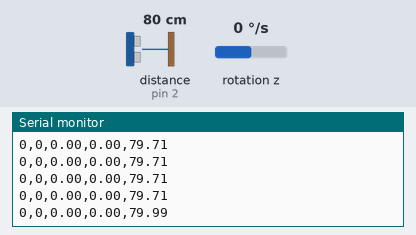
Recording of a sketch running on a simulated Arduino Uno, built with avr-gcc and run on an emulated ATmega328P. Parts: the last lines printed to the serial monitor. Wiring (inferred from the names in the program): ultrasonic range finder: trigger pin 5; echo pin 2; MPU-6050 motion sensor at I2C address 0x68. The inputs (shaded band) are chosen by the test bench; at power-on: distance to the obstacle (sensor on pin 2) 80 cm, rotation z 0 °/s. The echo pulse lasts 58.3 µs per cm.

Above: at 2.9 s.
3.0 s: distance to the obstacle (sensor on pin 2) set to 2 cm
At 3.0 s:
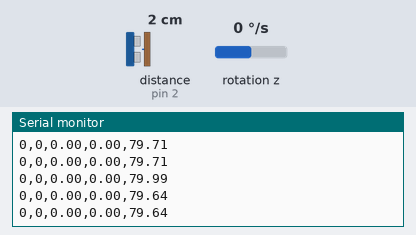
4.5 s: distance to the obstacle (sensor on pin 2) set to 250 cm
At 4.55 s:
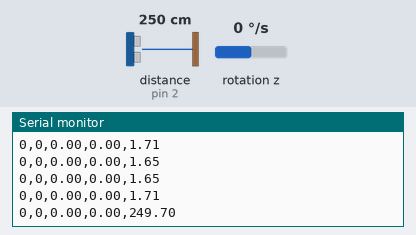
7.5 s: rotation z set to -192 °/s
At 7.51 s:
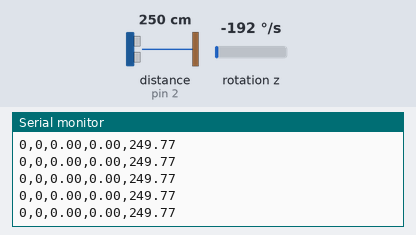
9.0 s: rotation z set to -100 °/s
At 9.02 s:
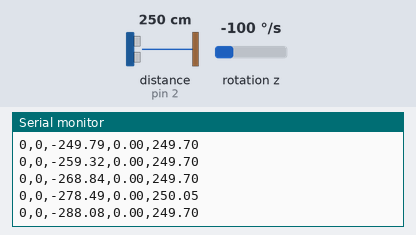
Timing chart, 0 to 11.5 s (numbered marks = the images above; inputs shaded):
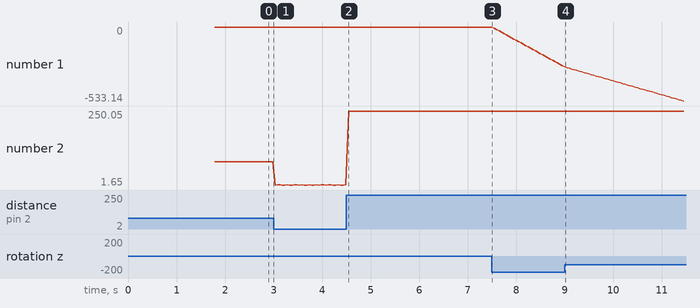

Measured:
- after the input at 4.5 s, the serial monitor: prints a new line after 0.05 s (image 2)
- plotted number 1: 0 → -278.49 after the input at 7.5 s
- plotted number 2: 79.64 → 1.71 after the input at 3.0 s, 1.71 → 249.77 after the input at 4.5 s

The sketch:

core_rover.ino
```cpp
#include <Wire.h>

// --- Pin Definitions ---
const int trigPin = 5;
const int echoPin = 2; // Must be Pin 2 or 3 for hardware interrupts (INT0)

// --- MPU6050 I2C Definitions ---
const int MPU_ADDR = 0x68; // Default I2C address for MPU6050
float gyroZ_Offset = 0.0;
float currentHeading = 0.0;
unsigned long lastGyroTime = 0;

// --- HC-SR04 Interrupt Variables ---
volatile unsigned long echoStart = 0;
volatile unsigned long echoEnd = 0;
volatile bool newDistanceReady = false;
float currentDistance = 0.0;

// --- Odometry/State Variables ---
long stepX = 0; // Wheel steps in X direction
long stepY = 0; // Wheel steps in Y direction
float sensorAngle = 0.0; // Current angle of the scanning motor
unsigned long lastPingTime = 0;

// ==========================================
// INTERRUPT SERVICE ROUTINE (ISR)
// ==========================================
void echoISR() {
  if (digitalRead(echoPin) == HIGH) {
    echoStart = micros(); // Rising edge: Ping just sent
  } else {
    echoEnd = micros();   // Falling edge: Ping returned
    newDistanceReady = true;
  }
}

void setup() {
  Serial.begin(115200);

  // 1. Setup HC-SR04
  pinMode(trigPin, OUTPUT);
  pinMode(echoPin, INPUT);
  digitalWrite(trigPin, LOW);

  // Attach interrupt to the ECHO pin. Trigger on CHANGE (both HIGH and LOW edges)
  attachInterrupt(digitalPinToInterrupt(echoPin), echoISR, CHANGE);

  // 2. Setup MPU6050 via Raw I2C
  Wire.begin();

  // Wake up MPU6050 (Write 0 to Power Management 1 register 0x6B)
  Wire.beginTransmission(MPU_ADDR);
  Wire.write(0x6B);
  Wire.write(0x00);
  Wire.endTransmission(true);

  // Configure Gyro Sensitivity (Write 0x08 to Gyro Config register 0x1B for ±500 deg/s)
  Wire.beginTransmission(MPU_ADDR);
  Wire.write(0x1B);
  Wire.write(0x08);
  Wire.endTransmission(true);

  // Calculate Gyro Z Error (Offset) - Keep sensor completely still during boot!
  long gyroZ_Sum = 0;
  for(int i = 0; i < 500; i++) {
    Wire.beginTransmission(MPU_ADDR);
    Wire.write(0x47); // Start reading at GYRO_ZOUT_H
    Wire.endTransmission(false);
    Wire.requestFrom(MPU_ADDR, 2, true);
    int16_t rawZ = Wire.read() << 8 | Wire.read();
    gyroZ_Sum += rawZ;
    delay(3);
  }
  gyroZ_Offset = gyroZ_Sum / 500.0;

  lastGyroTime = micros();
}

void loop() {
  unsigned long currentMicros = micros();

  // ==========================================
  // 1. READ MPU6050 & INTEGRATE HEADING
  // ==========================================
  // Request 2 bytes starting from GYRO_ZOUT_H (0x47)
  Wire.beginTransmission(MPU_ADDR);
  Wire.write(0x47);
  Wire.endTransmission(false);
  Wire.requestFrom(MPU_ADDR, 2, true);

  int16_t rawGyroZ = Wire.read() << 8 | Wire.read();

  // Convert raw value to Degrees Per Second (Divider 65.5 for ±500 deg/s scale)
  float gyroRateZ = (rawGyroZ - gyroZ_Offset) / 65.5;

  // Calculate Delta Time in seconds
  float dt = (currentMicros - lastGyroTime) / 1000000.0;
  lastGyroTime = currentMicros;

  // Integrate to get Yaw (Heading)
  // Ignore tiny noise fluctuations below 1 deg/s
  if (abs(gyroRateZ) > 1.0) {
    currentHeading += gyroRateZ * dt;
  }

  // ==========================================
  // 2. FIRE SENSOR (Non-Blocking)
  // ==========================================
  // Fire a ping every 50ms
  if (millis() - lastPingTime >= 50) {
    digitalWrite(trigPin, HIGH);
    delayMicroseconds(10); // 10us is acceptable here, won't ruin loops
    digitalWrite(trigPin, LOW);
    lastPingTime = millis();
  }

  // ==========================================
  // 3. PROCESS INTERRUPT & SEND TELEMETRY
  // ==========================================
  if (newDistanceReady) {
    // Calculate distance mathematically
    unsigned long duration = echoEnd - echoStart;
    currentDistance = (duration * 0.0343) / 2.0;

    // Transmit Payload to ESP8266: step_x, step_y, heading, sensor_angle, distance
    Serial.print(stepX);
    Serial.print(",");
    Serial.print(stepY);
    Serial.print(",");
    Serial.print(currentHeading);
    Serial.print(",");
    Serial.print(sensorAngle);
    Serial.print(",");
    Serial.println(currentDistance);

    newDistanceReady = false; // Reset flag
  }

  // Note: Non-blocking stepper movement logic will be implemented in future.
}
```
